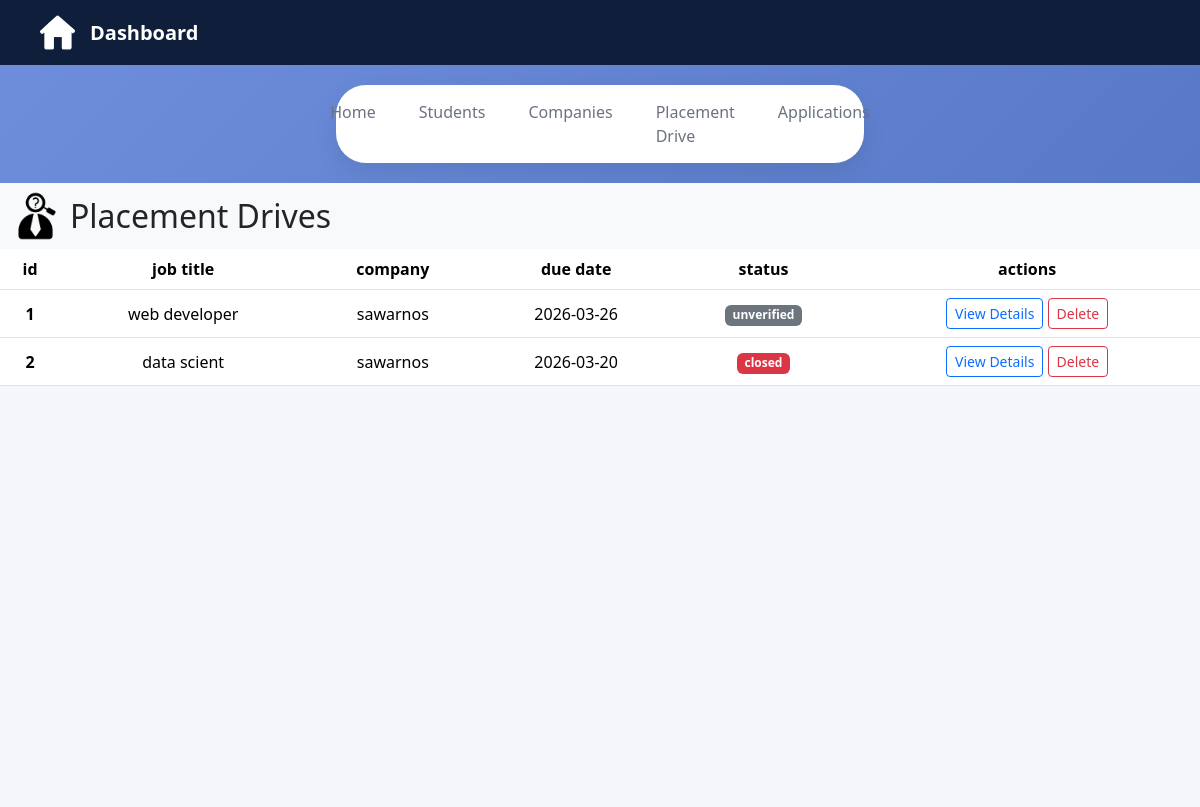
The page /admin-placement-drives on the database as committed earlier.
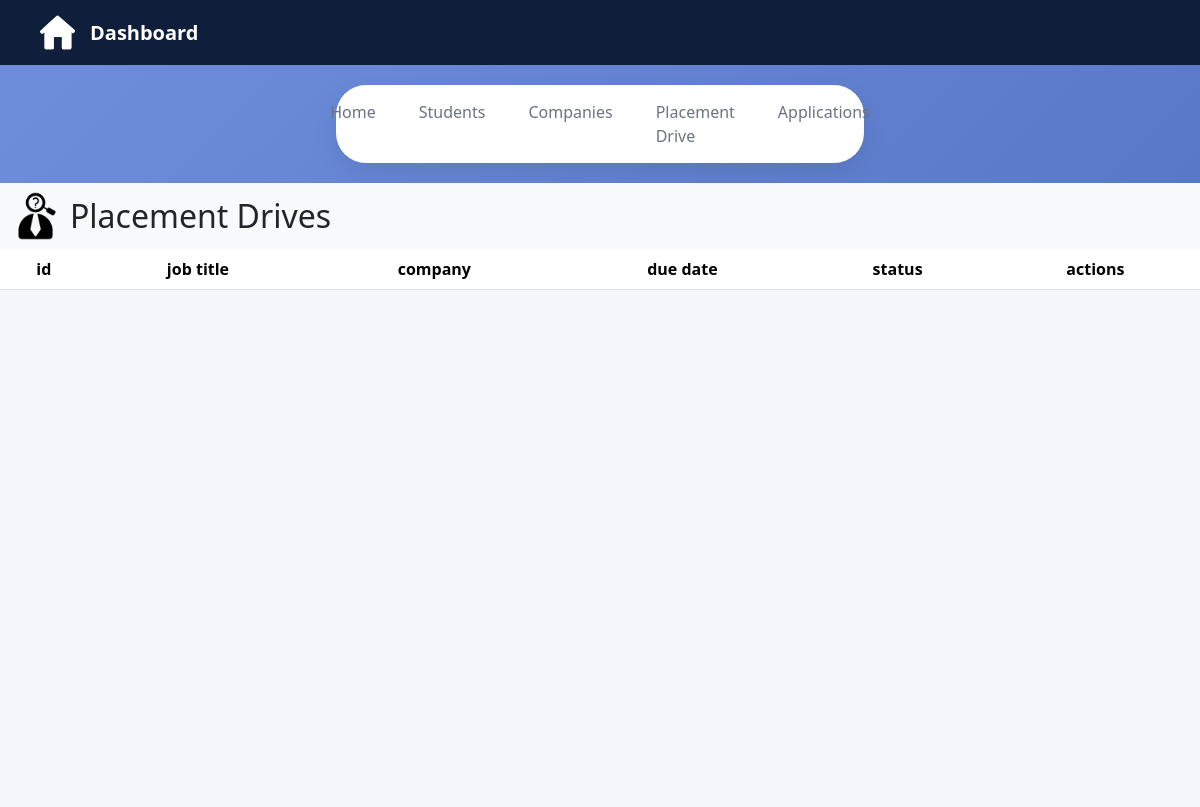
The same page on the database as committed later.
### application/model.py (models this page shows)
class PlacementDrive(db.Model):
    __tablename__ = "placementdrive"
    id = db.Column(db.Integer , primary_key = True)
    company_id = db.Column(db.Integer , db.ForeignKey('company.id') , nullable = False)
    job_title = db.Column(db.String(100), nullable=False)
    mode = db.Column(db.String(50), nullable=False)
    package = db.Column(db.Float, nullable=False)
    eligibility = db.Column(db.Text , nullable = False)
    description = db.Column(db.Text,  nullable = False)
    deadline = db.Column(db.Date , nullable = False)
    status = db.Column(db.String(50), nullable=False, default='Pending')
    drive_application = db.relationship('Applications' , backref = 'placementdrive' ,cascade = "all, delete-orphan")

class Company(db.Model):
    __tablename__ = "company"
    id = db.Column(db.Integer , primary_key = True)
    user_id = db.Column(db.Integer ,db.ForeignKey('user.id'),nullable = False)
    name = db.Column(db.String(50) , nullable = False)
    hr_contact = db.Column(db.String(150) , nullable = False , unique = True)
    website_link = db.Column(db.String(500) , nullable = False)
    field = db.Column(db.String(50) , nullable = False)
    status = db.Column(db.String(50) , nullable = False , default = "unverified")
    placement_drive = db.relationship('PlacementDrive' , backref = 'company' , cascade = 'all, delete-orphan')

### application/controllers.py (the view)
@app.route('/admin-placement-drives')
def admin_placement_drives():
    placement_drives = PlacementDrive.query.all()
    return render_template("/admin/placement-drive.html", placement_drives=placement_drives)

### templates/admin/placement-drive.html (shortened to what this page needs)
<!DOCTYPE html>
<html lang="en">
<head>
    <link href="https://cdn.jsdelivr.net/npm/bootstrap@5.3.8/dist/css/bootstrap.min.css" rel="stylesheet">
    <link rel="stylesheet" href="{{ url_for('static', filename='css/admin.css') }}">
</head>
<body>
    <div class="dashboard-nav">
        <div class="nav-left">
            <img src="/static/images/home-logo.png" alt="home">
            <span>Dashboard</span>
        </div>
    </div>
    <div class="page-tabs">
        <a href="/admin-dashboard">Home</a>
        <a href="/admin-students">Students</a>
        <a href="/admin-companies">Companies</a>
        <a href="/admin-placement-drives" class="active">Placement Drive</a>
        <a href="/admin-applications">Applications</a>
    </div>
    <div class="student-info">
        <nav class="navbar bg-body-tertiary">
            <div class="container-fluid d-flex justify-content-between align-items-center">
                <div class="d-flex align-items-center">
                    <img src="/static/images/placement.png" class="logos me-2" alt="">
                    <h2 class="mb-0">Placement Drives</h2>
                </div>
            </div>
        </nav>
        <div class="applications-table">
            <table class="table table-hover">
                <thead>
                    <tr>
                        <th scope="col">id</th>
                        <th scope="col">job title</th>
                        <th scope="col">company</th>
                        <th scope="col">due date</th>
                        <th scope="col">status</th>
                        <th scope="col">actions</th>
                    </tr>
                </thead>
                <tbody>
                    {% for drive in placement_drives %}
                    <tr>
                        <th scope="row">{{ drive.id }}</th>
                        <td>{{ drive.job_title }}</td>
                        <td>{{ drive.company.name }}</td>
                        <td>{{ drive.deadline }}</td>
                        {% if drive.status == 'unverified' %}
                        <td><div class="badge bg-secondary">{{ drive.status }}</div></td>
                        {% elif drive.status == 'verified' %}
                        <td><div class="badge bg-success">{{ drive.status }}</div></td>
                        {% elif drive.status == 'closed' %}
                        <td><div class="badge bg-danger">{{ drive.status }}</div></td>
                        {% endif %}
                        <td><a href="/admin-placement-drive-details/{{ drive.id }}" class="btn btn-sm btn-outline-primary">View Details</a>
                            <a href="/admin-delete-placement-drive/{{ drive.id }}" class="btn btn-sm btn-outline-danger">Delete</a>
                        </td>
                    </tr>
                    {% endfor %}
                </tbody>
            </table>
        </div>
    </div>
</body>
</html>

Rows that differ between the two databases and show on the page:
removed PlacementDrive: id "1", job_title "web developer", company.name "sawarnos", deadline "2026-03-26", status "unverified"
removed PlacementDrive: id "2", job_title "data scient", company.name "sawarnos", deadline "2026-03-20", status "closed"
